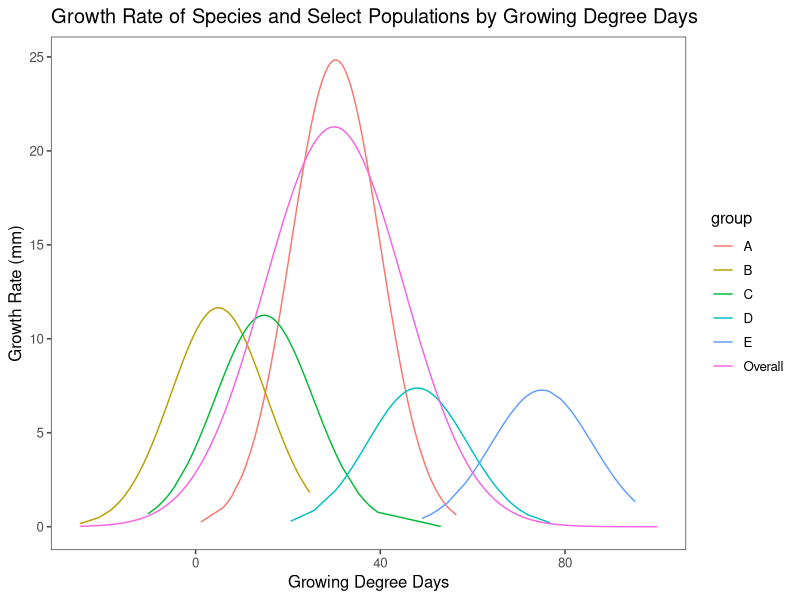

Write the R code that produced this figure.
library(ggthemes)
library(data.table)
library(ggplot2)
library(tidyverse)

set.seed(1) # sets a seed of reproducible results, produces the same sample again and again
df_populations <- data.frame(
  group = c(
    rep("A", 300),
    rep("B",150),
    rep("C",150),
    rep("D",100),
    rep("E",100)
  ),
  value = c(
    rnorm(300, 30, 10), # rnorm has n, number of observations, mean, and standard deviation. 200, 20, 5
    # standard deviation is a measure of how spread out numbers are
    # is the square root of the variance
    # the variance is the average of the squared differences from the mean
    # https://www.mathsisfun.com/data/standard-deviation.html
    rnorm(150,5,10),
    rnorm(150,15,10),
    rnorm(100,50,10),
    rnorm(100,75,10)),
  y = NA)

# Set desired binwidth and number of non-missing observations
bw = 2
n_obs = sum(!is.na(df_populations$value))

overall_data <- seq(-25, 100,0.1)
overall_mean <- 30
overall_sdev <- 15
overall_y <- dnorm(overall_data, overall_mean, overall_sdev)

df_overall <- data.frame(
  group = rep("Overall", length(overall_data)),
  value = overall_data,
  y = overall_y * n_obs
)

df_populations <- df_populations %>%
  group_by(group) %>%
  nest(value) %>% # nesting creates a list-column of data frames, unnesting flattens it back out into regular columns
  # map() apply a function to each element of a vector. map() always returns a list
  # tilde is used to separate the left- and right-hand sides in a model formula. Our formula here describes the dnorm being multiplied by the bin_width and the sum of all the non_missing observations
  # dnorm takes a vector (.$value in this case), a mean, and standard deviation
  mutate(
    y = map(data, ~ dnorm(
      .$value, mean = mean(.$value), sd = sd(.$value)
    ) * bw * sum(!is.na(.$value)))
  ) %>%
  unnest(data,y) %>%
  ungroup() %>%
  as.data.table() %>%
  mutate(group = as.factor(group))

df_all <- rbind(df_populations, df_overall)

ggplot(df_all, aes(x = value, y = y, colour = group)) +
  geom_line() +
  xlab("Growing Degree Days") +
  ylab("Growth Rate (mm)") +
  ggtitle("Growth Rate of Species and Select Populations by Growing Degree Days") +
  theme_few()